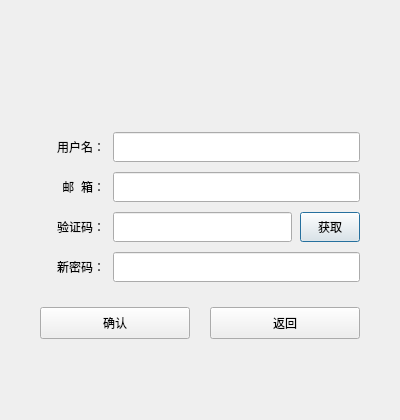
<?xml version="1.0" encoding="UTF-8"?>
<ui version="4.0">
 <class>ResetDialog</class>
 <widget class="QDialog" name="ResetDialog">
  <property name="geometry">
   <rect>
    <x>0</x>
    <y>0</y>
    <width>400</width>
    <height>420</height>
   </rect>
  </property>
  <property name="minimumSize">
   <size>
    <width>400</width>
    <height>420</height>
   </size>
  </property>
  <property name="maximumSize">
   <size>
    <width>400</width>
    <height>420</height>
   </size>
  </property>
  <property name="windowTitle">
   <string>Dialog</string>
  </property>
  <layout class="QVBoxLayout" name="verticalLayout">
   <property name="spacing">
    <number>10</number>
   </property>
   <property name="leftMargin">
    <number>40</number>
   </property>
   <property name="topMargin">
    <number>30</number>
   </property>
   <property name="rightMargin">
    <number>40</number>
   </property>
   <property name="bottomMargin">
    <number>30</number>
   </property>
   <item>
    <spacer name="verticalSpacer">
     <property name="orientation">
      <enum>Qt::Orientation::Vertical</enum>
     </property>
     <property name="sizeHint" stdset="0">
      <size>
       <width>20</width>
       <height>30</height>
      </size>
     </property>
    </spacer>
   </item>
   <item>
    <widget class="QLabel" name="err_tip">
     <property name="minimumSize">
      <size>
       <width>0</width>
       <height>30</height>
      </size>
     </property>
     <property name="maximumSize">
      <size>
       <width>16777215</width>
       <height>30</height>
      </size>
     </property>
     <property name="text">
      <string/>
     </property>
     <property name="alignment">
      <set>Qt::AlignmentFlag::AlignCenter</set>
     </property>
    </widget>
   </item>
   <item>
    <spacer name="verticalSpacer_4">
     <property name="orientation">
      <enum>Qt::Orientation::Vertical</enum>
     </property>
     <property name="sizeType">
      <enum>QSizePolicy::Policy::Fixed</enum>
     </property>
     <property name="sizeHint" stdset="0">
      <size>
       <width>20</width>
       <height>10</height>
      </size>
     </property>
    </spacer>
   </item>
   <item>
    <widget class="QWidget" name="widget" native="true">
     <layout class="QHBoxLayout" name="horizontalLayout">
      <property name="spacing">
       <number>8</number>
      </property>
      <property name="leftMargin">
       <number>0</number>
      </property>
      <property name="topMargin">
       <number>0</number>
      </property>
      <property name="rightMargin">
       <number>0</number>
      </property>
      <property name="bottomMargin">
       <number>0</number>
      </property>
      <item>
       <widget class="QLabel" name="user_lb">
        <property name="minimumSize">
         <size>
          <width>65</width>
          <height>30</height>
         </size>
        </property>
        <property name="maximumSize">
         <size>
          <width>65</width>
          <height>30</height>
         </size>
        </property>
        <property name="text">
         <string>用户名：</string>
        </property>
        <property name="alignment">
         <set>Qt::AlignmentFlag::AlignRight|Qt::AlignmentFlag::AlignTrailing|Qt::AlignmentFlag::AlignVCenter</set>
        </property>
       </widget>
      </item>
      <item>
       <widget class="QLineEdit" name="user_edit">
        <property name="minimumSize">
         <size>
          <width>0</width>
          <height>30</height>
         </size>
        </property>
        <property name="maximumSize">
         <size>
          <width>16777215</width>
          <height>30</height>
         </size>
        </property>
       </widget>
      </item>
     </layout>
    </widget>
   </item>
   <item>
    <widget class="QWidget" name="widget_2" native="true">
     <layout class="QHBoxLayout" name="horizontalLayout_2">
      <property name="spacing">
       <number>8</number>
      </property>
      <property name="leftMargin">
       <number>0</number>
      </property>
      <property name="topMargin">
       <number>0</number>
      </property>
      <property name="rightMargin">
       <number>0</number>
      </property>
      <property name="bottomMargin">
       <number>0</number>
      </property>
      <item>
       <widget class="QLabel" name="email_lb">
        <property name="minimumSize">
         <size>
          <width>65</width>
          <height>30</height>
         </size>
        </property>
        <property name="maximumSize">
         <size>
          <width>65</width>
          <height>30</height>
         </size>
        </property>
        <property name="text">
         <string>邮  箱：</string>
        </property>
        <property name="alignment">
         <set>Qt::AlignmentFlag::AlignRight|Qt::AlignmentFlag::AlignTrailing|Qt::AlignmentFlag::AlignVCenter</set>
        </property>
       </widget>
      </item>
      <item>
       <widget class="QLineEdit" name="email_edit">
        <property name="minimumSize">
         <size>
          <width>0</width>
          <height>30</height>
         </size>
        </property>
        <property name="maximumSize">
         <size>
          <width>16777215</width>
          <height>30</height>
         </size>
        </property>
       </widget>
      </item>
     </layout>
    </widget>
   </item>
   <item>
    <widget class="QWidget" name="widget_3" native="true">
     <layout class="QHBoxLayout" name="horizontalLayout_3">
      <property name="spacing">
       <number>8</number>
      </property>
      <property name="leftMargin">
       <number>0</number>
      </property>
      <property name="topMargin">
       <number>0</number>
      </property>
      <property name="rightMargin">
       <number>0</number>
      </property>
      <property name="bottomMargin">
       <number>0</number>
      </property>
      <item>
       <widget class="QLabel" name="verify_lb">
        <property name="minimumSize">
         <size>
          <width>65</width>
          <height>30</height>
         </size>
        </property>
        <property name="maximumSize">
         <size>
          <width>65</width>
          <height>30</height>
         </size>
        </property>
        <property name="text">
         <string>验证码：</string>
        </property>
        <property name="alignment">
         <set>Qt::AlignmentFlag::AlignRight|Qt::AlignmentFlag::AlignTrailing|Qt::AlignmentFlag::AlignVCenter</set>
        </property>
       </widget>
      </item>
      <item>
       <widget class="QLineEdit" name="verify_edit">
        <property name="minimumSize">
         <size>
          <width>0</width>
          <height>30</height>
         </size>
        </property>
        <property name="maximumSize">
         <size>
          <width>16777215</width>
          <height>30</height>
         </size>
        </property>
       </widget>
      </item>
      <item>
       <widget class="TimerBtn" name="verify_btn">
        <property name="minimumSize">
         <size>
          <width>60</width>
          <height>30</height>
         </size>
        </property>
        <property name="maximumSize">
         <size>
          <width>60</width>
          <height>30</height>
         </size>
        </property>
        <property name="text">
         <string>获取</string>
        </property>
       </widget>
      </item>
     </layout>
    </widget>
   </item>
   <item>
    <widget class="QWidget" name="widget_4" native="true">
     <layout class="QHBoxLayout" name="horizontalLayout_4">
      <property name="spacing">
       <number>8</number>
      </property>
      <property name="leftMargin">
       <number>0</number>
      </property>
      <property name="topMargin">
       <number>0</number>
      </property>
      <property name="rightMargin">
       <number>0</number>
      </property>
      <property name="bottomMargin">
       <number>0</number>
      </property>
      <item>
       <widget class="QLabel" name="pwd_lb">
        <property name="minimumSize">
         <size>
          <width>65</width>
          <height>30</height>
         </size>
        </property>
        <property name="maximumSize">
         <size>
          <width>65</width>
          <height>30</height>
         </size>
        </property>
        <property name="text">
         <string>新密码：</string>
        </property>
        <property name="alignment">
         <set>Qt::AlignmentFlag::AlignRight|Qt::AlignmentFlag::AlignTrailing|Qt::AlignmentFlag::AlignVCenter</set>
        </property>
       </widget>
      </item>
      <item>
       <widget class="QLineEdit" name="pwd_edit">
        <property name="minimumSize">
         <size>
          <width>0</width>
          <height>30</height>
         </size>
        </property>
        <property name="maximumSize">
         <size>
          <width>16777215</width>
          <height>30</height>
         </size>
        </property>
       </widget>
      </item>
     </layout>
    </widget>
   </item>
   <item>
    <spacer name="verticalSpacer_2">
     <property name="orientation">
      <enum>Qt::Orientation::Vertical</enum>
     </property>
     <property name="sizeType">
      <enum>QSizePolicy::Policy::Fixed</enum>
     </property>
     <property name="sizeHint" stdset="0">
      <size>
       <width>20</width>
       <height>15</height>
      </size>
     </property>
    </spacer>
   </item>
   <item>
    <widget class="QWidget" name="widget_5" native="true">
     <layout class="QHBoxLayout" name="horizontalLayout_5">
      <property name="spacing">
       <number>20</number>
      </property>
      <property name="leftMargin">
       <number>0</number>
      </property>
      <property name="topMargin">
       <number>0</number>
      </property>
      <property name="rightMargin">
       <number>0</number>
      </property>
      <property name="bottomMargin">
       <number>0</number>
      </property>
      <item>
       <widget class="QPushButton" name="sure_btn">
        <property name="minimumSize">
         <size>
          <width>0</width>
          <height>32</height>
         </size>
        </property>
        <property name="maximumSize">
         <size>
          <width>16777215</width>
          <height>32</height>
         </size>
        </property>
        <property name="text">
         <string>确认</string>
        </property>
       </widget>
      </item>
      <item>
       <widget class="QPushButton" name="return_btn">
        <property name="minimumSize">
         <size>
          <width>0</width>
          <height>32</height>
         </size>
        </property>
        <property name="maximumSize">
         <size>
          <width>16777215</width>
          <height>32</height>
         </size>
        </property>
        <property name="text">
         <string>返回</string>
        </property>
       </widget>
      </item>
     </layout>
    </widget>
   </item>
   <item>
    <spacer name="verticalSpacer_3">
     <property name="orientation">
      <enum>Qt::Orientation::Vertical</enum>
     </property>
     <property name="sizeHint" stdset="0">
      <size>
       <width>20</width>
       <height>30</height>
      </size>
     </property>
    </spacer>
   </item>
  </layout>
 </widget>
 <customwidgets>
  <customwidget>
   <class>TimerBtn</class>
   <extends>QPushButton</extends>
   <header>timerbtn.h</header>
  </customwidget>
 </customwidgets>
 <resources/>
 <connections/>
</ui>
